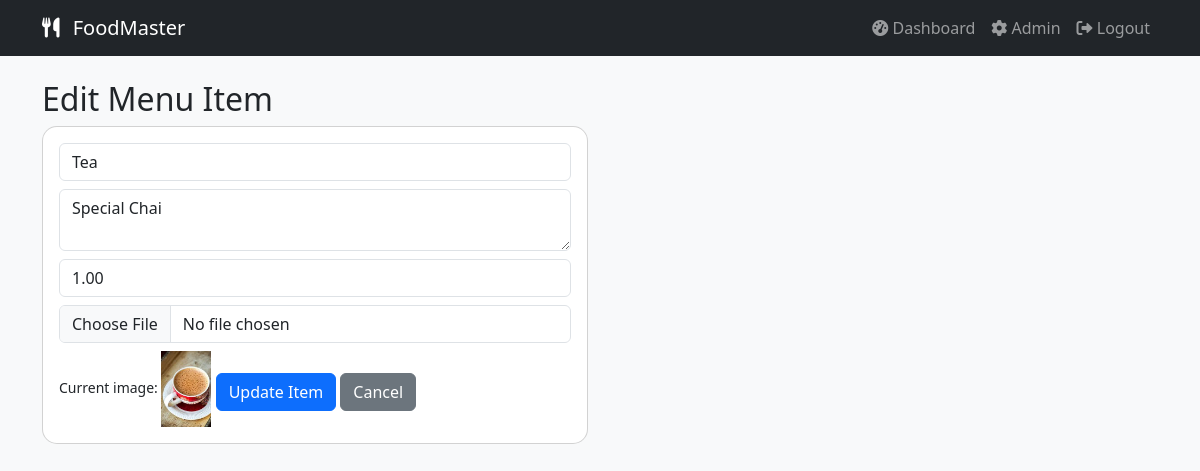
Page /food_ms/admin/edit_menu.php?id=6 (signed in) on the committed database.
### tables this page shows
CREATE TABLE `menu_items` (
  `id` int(11) NOT NULL,
  `name` varchar(100) NOT NULL,
  `description` text DEFAULT NULL,
  `price` decimal(10,2) NOT NULL,
  `image` varchar(255) DEFAULT 'default_food.jpg',
  `status` tinyint(4) DEFAULT 1,
  `created_at` timestamp NOT NULL DEFAULT current_timestamp()
);

### food_ms/admin/edit_menu.php (the view, shortened to what this page needs)
<?php
require_once '../includes/config.php';
$id = isset($_GET['id']) ? intval($_GET['id']) : 0;
$item = null;
if($id > 0) {
    $result = $conn->query("SELECT * FROM menu_items WHERE id = $id");
    $item = $result->fetch_assoc();
}
include '../includes/header.php';
?>
<h2>Edit Menu Item</h2>
<div class="row">
    <div class="col-md-6">
        <div class="card p-3">
            <form method="POST" enctype="multipart/form-data">
                <input type="text" name="name" class="form-control mb-2" value="<?= htmlspecialchars($item['name']) ?>" required>
                <textarea name="desc" class="form-control mb-2" placeholder="Description"><?= htmlspecialchars($item['description']) ?></textarea>
                <input type="number" step="0.01" name="price" class="form-control mb-2" value="<?= $item['price'] ?>" required>
                <input type="file" name="image" class="form-control mb-2">
                <small>Current image: <img src="../assets/uploads/<?= $item['image'] ?>" width="50"></small>
                <button type="submit" name="update" class="btn btn-primary mt-2">Update Item</button>
                <a href="manage_menu.php" class="btn btn-secondary mt-2">Cancel</a>
            </form>
        </div>
    </div>
</div>
<?php include '../includes/footer.php'; ?>

### food_ms/assets/css/style.css (style rules this page uses)
body { background: #f8f9fa; font-family: 'Segoe UI', sans-serif; }
.card { transition: 0.3s; border-radius: 15px; overflow: hidden; }

### rows in the picture
menu_items: name "Tea", desc "Special Chai", price "1.00", image (picture)
